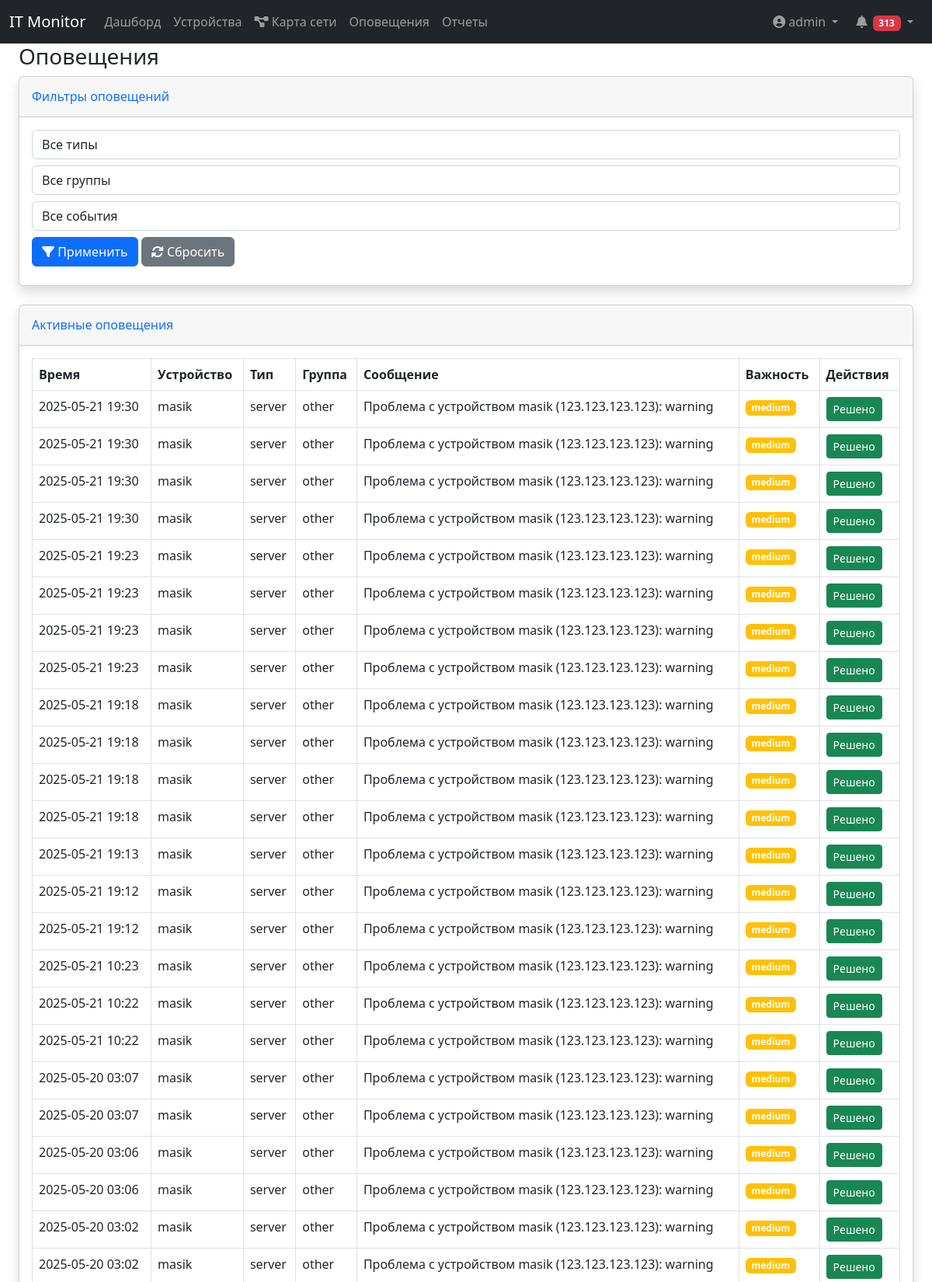
/alerts (signed in, upper part), run on the app's committed database.
### app.py (models this page shows, shortened)
class User(UserMixin, db.Model):
    __tablename__ = 'users'
    id = db.Column(db.Integer, primary_key=True)
    login = db.Column(db.String(50), unique=True, nullable=False)
    password_hash = db.Column('pass', db.String(100), nullable=False)  # Используем имя столбца из БД
    role = db.Column(db.String(20), nullable=False, default='user')

class Alert(db.Model):
    __tablename__ = 'alerts'
    id = db.Column(db.Integer, primary_key=True)
    device_id = db.Column(db.Integer, db.ForeignKey('devices.id'), nullable=False)
    message = db.Column(db.String(200), nullable=False)
    timestamp = db.Column(db.DateTime, default=datetime.utcnow)
    is_resolved = db.Column(db.Boolean, default=False)
    resolved_at = db.Column(db.DateTime)
    severity = db.Column(db.String(20))  # low, medium, high
    event_type = db.Column(db.String(50))  # unavailable, threshold
    notification_sent = db.Column(db.Boolean, default=False)
    device = db.relationship('Device')

class Device(db.Model):
    __tablename__ = 'devices'
    id = db.Column(db.Integer, primary_key=True)
    name = db.Column(db.String(100), nullable=False)
    ip_address = db.Column(db.String(15), nullable=False)
    device_type = db.Column(db.Enum(DeviceType, values_callable=lambda x: [e.value for e in DeviceType]),
                            nullable=False,
                            default=DeviceType.OTHER)
    group = db.Column(db.String(50), nullable=False)
    check_interval = db.Column(db.Integer, default=60)  # Интервал проверки в секундах
    monitoring_methods = db.Column(db.String(200), default='ping')  # Методы мониторинга, хранятся как строка, разделенная запятыми.
    description = db.Column(db.String(200))
    created_at = db.Column(db.DateTime, default=datetime.utcnow)
    updated_at = db.Column(db.DateTime, default=datetime.utcnow, onupdate=datetime.utcnow)
    last_check = db.Column(db.DateTime)
    monitoring_results = db.relationship(
        'MonitoringResult',
        back_populates='device',
        lazy='dynamic',
        cascade='all, delete-orphan'
    )
    @property
    def last_check(self):
        last_result = self.monitoring_results.order_by(MonitoringResult.timestamp.desc()).first()
        return last_result.timestamp if last_result else None

### app.py (the view)
@app.route('/alerts')
@login_required
def alert_list():
    query = Alert.query.filter_by(is_resolved=False).join(Alert.device)
    device_type = request.args.get('device_type')
    if device_type:
        query = query.filter(Device.device_type == device_type)
    device_group = request.args.get('device_group')
    if device_group:
        query = query.filter(Device.group == device_group)
    event_type = request.args.get('event_type')
    if event_type == 'unavailable':
        query = query.filter(Alert.message.like('%недоступно%'))
    elif event_type == 'threshold':
        query = query.filter(Alert.message.like('%порог%'))
    alerts = query.order_by(Alert.timestamp.desc()).all()
    return render_template('alerts/list.html',
                           alerts=alerts,
                           DeviceType=DeviceType)  # Передаем DeviceType в шаблон

### app.py (called while the page is built)
@login_manager.user_loader
def load_user(user_id):
    return User.query.get(int(user_id))

@app.before_request
def check_admin_count():
    if request.path.startswith('/admin'):  # Проверяем путь вместо endpoint
        admins_count = User.query.filter_by(role='admin').count()
        if admins_count < 1:
            abort(403, description="В системе должен быть хотя бы один администратор")

### templates/alerts/list.html (shortened to what this page needs)
{% extends "base.html" %}
{% block content %}
<div class="container-fluid">
    <h1 class="h3 mb-2 text-gray-800">Оповещения</h1>
    <div class="card shadow mb-4">
        <div class="card-header py-3">
            <h6 class="m-0 font-weight-bold text-primary">Фильтры оповещений</h6>
        </div>
        <div class="card-body">
            <form method="get" class="form-inline">
                <div class="form-group mr-2 mb-2">
                    <select name="device_type" class="form-control">
                        <option value="">Все типы</option>
                    </select>
                </div>
                <div class="form-group mr-2 mb-2">
                    <select name="device_group" class="form-control">
                        <option value="">Все группы</option>
                    </select>
                </div>
                <div class="form-group mr-2 mb-2">
                    <select name="event_type" class="form-control">
                        <option value="">Все события</option>
                    </select>
                </div>
                <button type="submit" class="btn btn-primary mb-2">
                    <i class="fas fa-filter"></i> Применить
                </button>
                <a href="{{ url_for('alert_list') }}" class="btn btn-secondary mb-2 ml-2">
                    <i class="fas fa-sync-alt"></i> Сбросить
                </a>
            </form>
        </div>
    </div>
    <div class="card shadow mb-4">
        <div class="card-header py-3">
            <h6 class="m-0 font-weight-bold text-primary">Активные оповещения</h6>
        </div>
        <div class="card-body">
            <div class="table-responsive">
                <table class="table table-bordered">
                    <thead>
                        <tr>
                            <th>Время</th>
                            <th>Устройство</th>
                            <th>Тип</th>
                            <th>Группа</th>
                            <th>Сообщение</th>
                            <th>Важность</th>
                            <th>Действия</th>
                        </tr>
                    </thead>
                    <tbody>
                        {% for alert in alerts %}
                        <tr>
                            <td>{{ alert.timestamp.strftime('%Y-%m-%d %H:%M') }}</td>
                            <td>{{ alert.device.name }}</td>
                            <td>{{ alert.device.device_type.value }}</td>
                            <td>{{ alert.device.group }}</td>
                            <td>{{ alert.message }}</td>
                            <td>
                                <span class="badge bg-{{ 'danger' if alert.severity == 'high' else 'warning' }}">
                                    {{ alert.severity }}
                                </span>
                            </td>
                            <td>
                                <form method="POST" action="{{ url_for('resolve_alert', id=alert.id) }}" style="display: inline;">
                                    <button type="submit" class="btn btn-sm btn-success">Решено</button>
                                </form>
                            </td>
                        </tr>
                        {% else %}
                        <tr>
                            <td colspan="7" class="text-center">Нет активных оповещений</td>
                        </tr>
                        {% endfor %}
                    </tbody>
                </table>
            </div>
        </div>
    </div>
</div>
{% endblock %}

### templates/navbar.html (shortened to what this page needs)
<nav class="navbar navbar-expand-lg navbar-dark bg-dark">
    <div class="container-fluid">
        <a class="navbar-brand" href="/">IT Monitor</a>
        <div class="collapse navbar-collapse" id="navbarNav">
            <ul class="navbar-nav me-auto">
                <li class="nav-item">
                    <a class="nav-link" href="{{ url_for('dashboard') }}">Дашборд</a>
                </li>
                <li class="nav-item">
                    <a class="nav-link" href="{{ url_for('device_list') }}">Устройства</a>
                </li>
                <li class="nav-item">
                    <a class="nav-link" href="{{ url_for('network_map') }}">
                        <i class="fas fa-project-diagram"></i>
                        <span>Карта сети</span>
                    </a>
                </li>
                <li class="nav-item">
                    <a class="nav-link" href="{{ url_for('alert_list') }}">Оповещения</a>
                </li>
                <li class="nav-item">
                    <a class="nav-link" href="{{ url_for('reports_dashboard') }}">Отчеты</a>
                </li>
            </ul>
            <ul class="navbar-nav">
                <li class="nav-item dropdown">
                    <a class="nav-link dropdown-toggle" href="#" role="button" data-bs-toggle="dropdown">
                        <i class="fas fa-user-circle me-1"></i>{{ current_user.login }}
                    </a>
                </li>
                <li class="nav-item dropdown no-arrow mx-1">
                    <a class="nav-link dropdown-toggle" href="#" id="alertsDropdown" role="button" data-bs-toggle="dropdown" aria-expanded="false">
                        <i class="fas fa-bell fa-fw"></i>
                        <span id="alert-counter" class="badge badge-counter" data-count="0">0</span>
                    </a>
                </li>
            </ul>
        </div>
    </div>
</nav>

### data on the page
User: login "admin"
Alert: timestamp "2025-05-21 19:30", device.name "masik", device.device_type.value "server", device.group "other", message "Проблема с устройством masik (123.123.123.123): warning", severity "medium"
Alert: timestamp "2025-05-21 19:30", device.name "masik", device.device_type.value "server", device.group "other", message "Проблема с устройством masik (123.123.123.123): warning", severity "medium"
Alert: timestamp "2025-05-21 19:30", device.name "masik", device.device_type.value "server", device.group "other", message "Проблема с устройством masik (123.123.123.123): warning", severity "medium"
Alert: timestamp "2025-05-21 19:30", device.name "masik", device.device_type.value "server", device.group "other", message "Проблема с устройством masik (123.123.123.123): warning", severity "medium"
Alert: timestamp "2025-05-21 19:23", device.name "masik", device.device_type.value "server", device.group "other", message "Проблема с устройством masik (123.123.123.123): warning", severity "medium"
Alert: timestamp "2025-05-21 19:23", device.name "masik", device.device_type.value "server", device.group "other", message "Проблема с устройством masik (123.123.123.123): warning", severity "medium"
Alert: timestamp "2025-05-21 19:23", device.name "masik", device.device_type.value "server", device.group "other", message "Проблема с устройством masik (123.123.123.123): warning", severity "medium"
Alert: timestamp "2025-05-21 19:23", device.name "masik", device.device_type.value "server", device.group "other", message "Проблема с устройством masik (123.123.123.123): warning", severity "medium"
Alert: timestamp "2025-05-21 19:18", device.name "masik", device.device_type.value "server", device.group "other", message "Проблема с устройством masik (123.123.123.123): warning", severity "medium"
Alert: timestamp "2025-05-21 19:18", device.name "masik", device.device_type.value "server", device.group "other", message "Проблема с устройством masik (123.123.123.123): warning", severity "medium"
Alert: timestamp "2025-05-21 19:18", device.name "masik", device.device_type.value "server", device.group "other", message "Проблема с устройством masik (123.123.123.123): warning", severity "medium"
Alert: timestamp "2025-05-21 19:18", device.name "masik", device.device_type.value "server", device.group "other", message "Проблема с устройством masik (123.123.123.123): warning", severity "medium"
Alert: timestamp "2025-05-21 19:13", device.name "masik", device.device_type.value "server", device.group "other", message "Проблема с устройством masik (123.123.123.123): warning", severity "medium"
Alert: timestamp "2025-05-21 19:12", device.name "masik", device.device_type.value "server", device.group "other", message "Проблема с устройством masik (123.123.123.123): warning", severity "medium"
Alert: timestamp "2025-05-21 19:12", device.name "masik", device.device_type.value "server", device.group "other", message "Проблема с устройством masik (123.123.123.123): warning", severity "medium"
Alert: timestamp "2025-05-21 10:23", device.name "masik", device.device_type.value "server", device.group "other", message "Проблема с устройством masik (123.123.123.123): warning", severity "medium"
Alert: timestamp "2025-05-21 10:22", device.name "masik", device.device_type.value "server", device.group "other", message "Проблема с устройством masik (123.123.123.123): warning", severity "medium"
Alert: timestamp "2025-05-21 10:22", device.name "masik", device.device_type.value "server", device.group "other", message "Проблема с устройством masik (123.123.123.123): warning", severity "medium"
Alert: timestamp "2025-05-20 03:07", device.name "masik", device.device_type.value "server", device.group "other", message "Проблема с устройством masik (123.123.123.123): warning", severity "medium"
Alert: timestamp "2025-05-20 03:07", device.name "masik", device.device_type.value "server", device.group "other", message "Проблема с устройством masik (123.123.123.123): warning", severity "medium"
Alert: timestamp "2025-05-20 03:06", device.name "masik", device.device_type.value "server", device.group "other", message "Проблема с устройством masik (123.123.123.123): warning", severity "medium"
Alert: timestamp "2025-05-20 03:06", device.name "masik", device.device_type.value "server", device.group "other", message "Проблема с устройством masik (123.123.123.123): warning", severity "medium"
Alert: timestamp "2025-05-20 03:02", device.name "masik", device.device_type.value "server", device.group "other", message "Проблема с устройством masik (123.123.123.123): warning", severity "medium"
Alert: timestamp "2025-05-20 03:02", device.name "masik", device.device_type.value "server", device.group "other", message "Проблема с устройством masik (123.123.123.123): warning", severity "medium"
